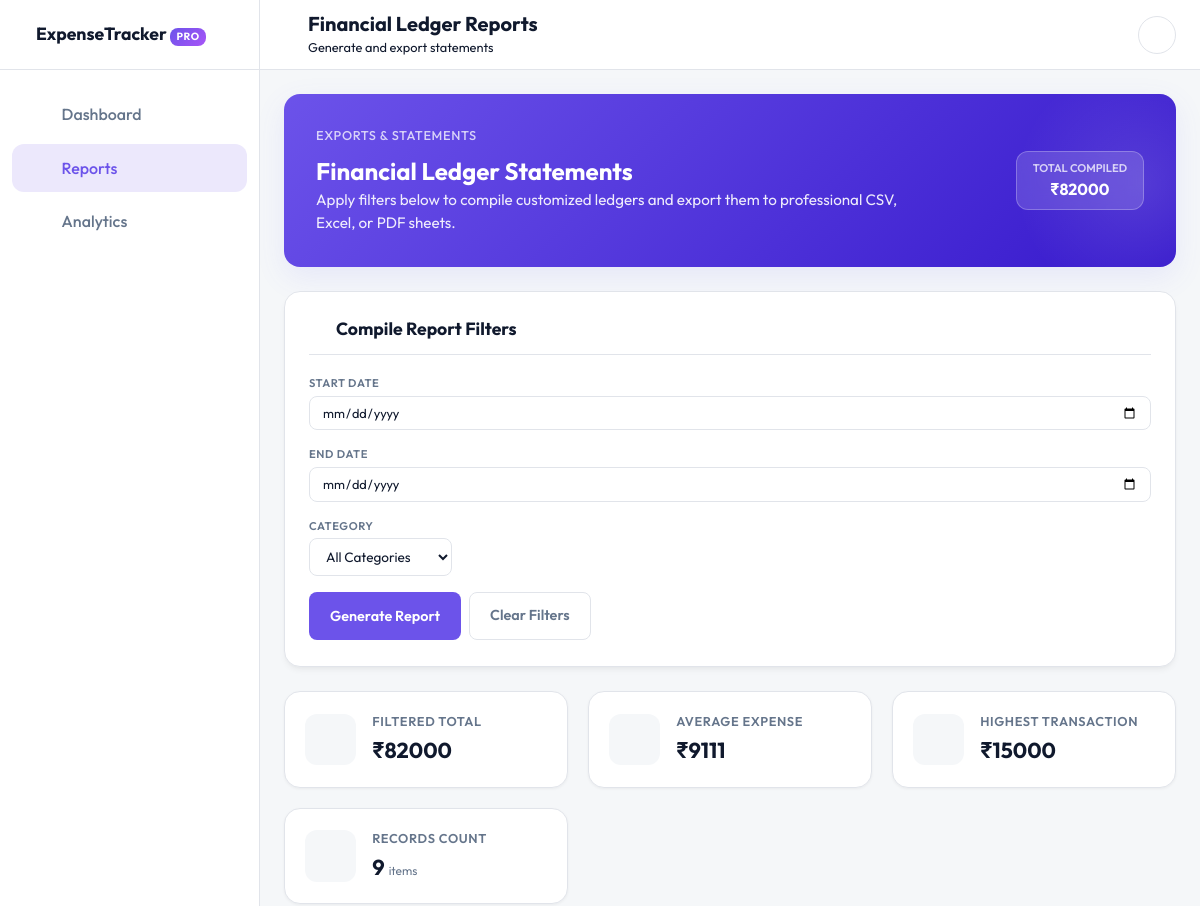
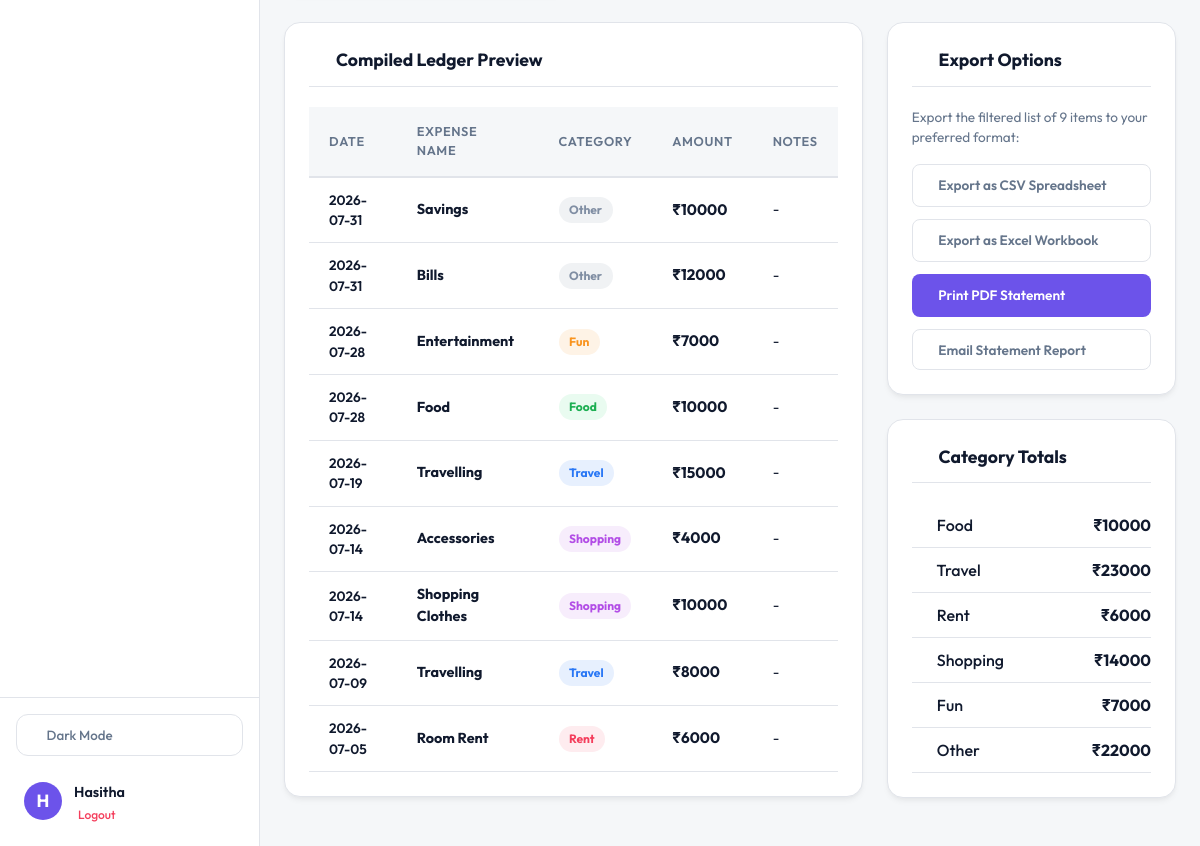
Screenshot of /reports (signed in) with the database file from the repository (2 pictures, top to bottom).
### app.py (models this page shows)
class Expense(db.Model):
    id = db.Column(
        db.Integer,
        primary_key=True
    )
    name = db.Column(
        db.String(100),
        nullable=False
    )
    amount = db.Column(
        db.Integer,
        nullable=False
    )
    category = db.Column(
        db.String(50),
        nullable=False
    )
    date = db.Column(
        db.String(10),
        nullable=True
    )
    notes = db.Column(
        db.String(255),
        nullable=True
    )
    user_id = db.Column(
        db.Integer,
        db.ForeignKey('user.id'),
        nullable=False
    )

### app.py (the view)
@app.route('/reports')
def reports():
    if 'user_id' not in session:
        return redirect('/login')
    start_date = request.args.get('start_date', '')
    end_date = request.args.get('end_date', '')
    category = request.args.get('category', 'all')
    expenses = get_filtered_expenses_query(session['user_id'], start_date, end_date, category).all()
    total = sum(e.amount for e in expenses)
    count = len(expenses)
    highest = max((e.amount for e in expenses), default=0)
    average = total // count if count > 0 else 0
    category_totals = {cat: 0 for cat in ["Food", "Travel", "Rent", "Shopping", "Fun", "Other"]}
    for e in expenses:
        if e.category in category_totals:
            category_totals[e.category] += e.amount
    return render_template(
        'reports.html',
        expenses=expenses,
        total=total,
        count=count,
        highest_expense=highest,
        average_expense=average,
        category_totals=category_totals,
        start_date=start_date,
        end_date=end_date,
        category=category
    )

### app.py (called while the page is built)
def get_filtered_expenses_query(user_id, start_date, end_date, category):
    query = Expense.query.filter_by(user_id=user_id)
    if category and category != 'all':
        query = query.filter_by(category=category)
    if start_date:
        query = query.filter(Expense.date >= start_date)
    if end_date:
        query = query.filter(Expense.date <= end_date)
    return query.order_by(Expense.date.desc(), Expense.id.desc())

### templates/reports.html (shortened to what this page needs)
<!DOCTYPE html>
<html lang="en">
<head>
    <link rel="stylesheet" href="{{ url_for('static', filename='style.css') }}">
</head>
<body class="app-shell">
    <div class="app-layout">
        <aside class="sidebar-nav" id="sidebarNav">
            <div class="sidebar-brand">
                <span class="brand-text">ExpenseTracker <span class="badge-pro">PRO</span></span>
            </div>
            <nav class="sidebar-menu">
                <ul>
                    <li>
                        <a href="/" onclick="showLoader()">
                            <i data-lucide="layout-dashboard"></i>
                            <span>Dashboard</span>
                        </a>
                    </li>
                    <li class="active">
                        <a href="/reports">
                            <i data-lucide="file-spreadsheet"></i>
                            <span>Reports</span>
                        </a>
                    </li>
                    <li>
                        <a href="/analytics" onclick="showLoader()">
                            <i data-lucide="trending-up"></i>
                            <span>Analytics</span>
                        </a>
                    </li>
                </ul>
            </nav>
            <div class="sidebar-footer">
                <button class="theme-toggle-btn-sidebar" onclick="toggleDarkMode()" aria-label="Toggle dark mode">
                    <span class="theme-text">Dark Mode</span>
                </button>
                <div class="sidebar-user">
                    <a href="/settings" class="sidebar-avatar-link" onclick="showLoader()" title="Profile Settings">
                        <div class="user-avatar">{{ session['username'][0].upper() }}</div>
                    </a>
                    <div class="user-info">
                        <a href="/settings" class="sidebar-username-link" onclick="showLoader()" title="Profile Settings">
                            <span class="username">{{ session['username'] }}</span>
                        </a>
                        <a href="/logout" class="logout-link" onclick="showLoader()"> Logout</a>
                    </div>
                </div>
            </div>
        </aside>
        <div class="main-workspace">
            <header class="workspace-header">
                <div class="header-left">
                    <button class="sidebar-toggle-btn" onclick="toggleSidebar()" aria-label="Toggle Navigation Sidebar">
                    </button>
                    <div class="header-titles">
                        <h1>Financial Ledger Reports</h1>
                        <p class="text-muted">Generate and export statements</p>
                    </div>
                </div>
                <div class="header-actions">
                    <div class="header-notifications-wrapper">
                        <button class="notifications-bell-btn" id="notifBellBtn" onclick="toggleNotificationsDropdown(event)" aria-label="Notifications Center">
                            <i data-lucide="bell"></i>
                        </button>
                    </div>
                </div>
            </header>
            <div class="workspace-content">
                <header class="welcome-card animate-fade-in">
                    <div class="welcome-info">
                        <p class="welcome-date">EXPORTS & STATEMENTS</p>
                        <h2 class="welcome-title-h2">Financial Ledger Statements</h2>
                        <p class="welcome-lead">Apply filters below to compile customized ledgers and export them to professional CSV, Excel, or PDF sheets.</p>
                    </div>
                    <div class="welcome-summary">
                        <div class="summary-pill">
                            <span class="pill-label">Total Compiled</span>
                            <span class="pill-value">₹{{ total }}</span>
                        </div>
                    </div>
                </header>
                <section class="panel-card reports-filter-panel animate-fade-in">
                    <div class="panel-header">
                        <h2><i data-lucide="sliders" class="header-icon-inline"></i> Compile Report Filters</h2>
                    </div>
                    <div class="panel-body">
                        <form action="/reports" method="GET" class="advanced-filters-bar reports-filter-form" onsubmit="showLoader()">
                            <div class="filter-item">
                                <label for="start_date">Start Date</label>
                                <input type="date" id="start_date" name="start_date" value="{{ start_date }}">
                            </div>
                            <div class="filter-item">
                                <label for="end_date">End Date</label>
                                <input type="date" id="end_date" name="end_date" value="{{ end_date }}">
                            </div>
                            <div class="filter-item">
                                <label for="category">Category</label>
                                <div class="select-wrapper">
                                    <select id="category" name="category">
                                        <option value="all" {% if category == 'all' %}selected{% endif %}>All Categories</option>
                                    </select>
                                </div>
                            </div>
                            <div class="reports-filter-buttons">
                                <button type="submit" class="btn btn-primary">Generate Report</button>
                                <a href="/reports" class="btn btn-outline" onclick="showLoader()">Clear Filters</a>
                            </div>
                        </form>
                    </div>
                </section>
                <section class="kpi-grid">
                    <div class="kpi-card spent animate-slide-up" style="--delay: 1;">
                        <div class="kpi-icon"></div>
                        <div class="kpi-details">
                            <h3>Filtered Total</h3>
                            <p class="kpi-value">₹{{ total }}</p>
                        </div>
                    </div>
                    <div class="kpi-card budget animate-slide-up" style="--delay: 2;">
                        <div class="kpi-icon"></div>
                        <div class="kpi-details">
                            <h3>Average Expense</h3>
                            <p class="kpi-value">₹{{ average_expense }}</p>
                        </div>
                    </div>
                    <div class="kpi-card remaining animate-slide-up" style="--delay: 3;">
                        <div class="kpi-icon"></div>
                        <div class="kpi-details">
                            <h3>Highest Transaction</h3>
                            <p class="kpi-value">₹{{ highest_expense }}</p>
                        </div>
                    </div>
                    <div class="kpi-card average animate-slide-up" style="--delay: 4;">
                        <div class="kpi-icon"></div>
                        <div class="kpi-details">
                            <h3>Records Count</h3>
                            <p class="kpi-value">{{ count }} <span class="kpi-subtext">items</span></p>
                        </div>
                    </div>
                </section>
                <div class="dashboard-split">
                    <main class="dashboard-main">
                        <section class="panel-card history-panel">
                            <div class="panel-header">
                                <h2><i data-lucide="file-text" class="header-icon-inline"></i> Compiled Ledger Preview</h2>
                            </div>
                            <div class="panel-body">
                                <div class="table-wrapper">
                                    <table class="modern-table">
                                        <thead>
                                            <tr>
                                                <th>Date</th>
                                                <th>Expense Name</th>
                                                <th>Category</th>
                                                <th>Amount</th>
                                                <th>Notes</th>
                                            </tr>
                                        </thead>
                                        <tbody>
                                            {% for expense in expenses %}
                                            <tr class="expense-row"
                                                data-name="{{ expense.name }}"
                                                data-category="{{ expense.category }}"
                                                data-date="{{ expense.date or '' }}"
                                                data-amount="{{ expense.amount }}">
                                                <td class="td-date">{{ expense.date or '-' }}</td>
                                                <td class="td-name"><strong>{{ expense.name }}</strong></td>
                                                <td>
                                                    <span class="badge badge-category badge-{{ expense.category.lower() }}">
                                                        {{ expense.category }}
                                                    </span>
                                                </td>
                                                <td class="td-amount">₹{{ expense.amount }}</td>
                                                <td class="td-notes">
                                                    {% if expense.notes %}
                                                    <span class="notes-preview" title="{{ expense.notes }}">
                                                        📝 <span class="notes-truncated">{{ expense.notes }}</span>
                                                    </span>
                                                    {% else %}
                                                    <span class="text-muted">-</span>
                                                    {% endif %}
                                                </td>
                                            </tr>
                                            {% else %}
                                            <tr class="no-records-row">
                                                <td colspan="5" class="text-center">No expenses match the selected filters.</td>
                                            </tr>
                                            {% endfor %}
                                        </tbody>
                                    </table>
                                </div>
                            </div>
                        </section>
                    </main>
                    <aside class="dashboard-sidebar">
                        <div class="panel-card form-panel">
                            <div class="panel-header">
                                <h2><i data-lucide="download" class="header-icon-inline"></i> Export Options</h2>
                            </div>
                            <div class="panel-body">
                                <div class="export-actions-list">
                                    <p class="export-description">Export the filtered list of {{ count }} items to your preferred format:</p>
                                    <a href="/reports/export/csv?start_date={{ start_date }}&end_date={{ end_date }}&category={{ category }}" class="btn btn-outline btn-block export-btn-link">
                                         Export as CSV Spreadsheet
                                    </a>
                                    <a href="/reports/export/excel?start_date={{ start_date }}&end_date={{ end_date }}&category={{ category }}" class="btn btn-outline btn-block export-btn-link">
                                         Export as Excel Workbook
                                    </a>
                                    <a href="/reports/print?start_date={{ start_date }}&end_date={{ end_date }}&category={{ category }}" target="_blank" class="btn btn-primary btn-block export-btn-link">
                                         Print PDF Statement
                                    </a>
                                    <button onclick="ajaxEmailStatement()" class="btn btn-outline btn-block export-btn-link cursor-pointer" style="text-align: left; justify-content: flex-start; padding: 0.65rem 1rem;">
                                         Email Statement Report
                                    </button>
                                </div>
                            </div>
                        </div>
                        <div class="panel-card form-panel">
                            <div class="panel-header">
                                <h2><i data-lucide="pie-chart" class="header-icon-inline"></i> Category Totals</h2>
                            </div>
                            <div class="panel-body">
                                <ul class="summary-list reports-summary-list">
                                    <li><span><i data-lucide="chef-hat" class="sidebar-icon-inline"></i> Food</span> <strong>₹{{ category_totals['Food'] }}</strong></li>
                                    <li><span><i data-lucide="car" class="sidebar-icon-inline"></i> Travel</span> <strong>₹{{ category_totals['Travel'] }}</strong></li>
                                    <li><span><i data-lucide="home" class="sidebar-icon-inline"></i> Rent</span> <strong>₹{{ category_totals['Rent'] }}</strong></li>
                                    <li><span><i data-lucide="shopping-bag" class="sidebar-icon-inline"></i> Shopping</span> <strong>₹{{ category_totals['Shopping'] }}</strong></li>
                                    <li><span><i data-lucide="party-popper" class="sidebar-icon-inline"></i> Fun</span> <strong>₹{{ category_totals['Fun'] }}</strong></li>
                                    <li><span><i data-lucide="layers" class="sidebar-icon-inline"></i> Other</span> <strong>₹{{ category_totals['Other'] }}</strong></li>
                                </ul>
                            </div>
                        </div>
                    </aside>
                </div>
            </div>
        </div>
    </div>
</body>
</html>

### rows the page displays
Expense: amount "15000", date "2026-07-19", name "Travelling", category "Travel"
Expense: date "2026-07-31", name "Savings", category "Other", amount "10000"
Expense: date "2026-07-31", name "Bills", category "Other", amount "12000"
Expense: date "2026-07-28", name "Entertainment", category "Fun", amount "7000"
Expense: date "2026-07-28", name "Food", category "Food", amount "10000"
Expense: date "2026-07-14", name "Accessories", category "Shopping", amount "4000"
Expense: date "2026-07-14", name "Shopping Clothes", category "Shopping", amount "10000"
Expense: date "2026-07-09", name "Travelling", category "Travel", amount "8000"
Expense: date "2026-07-05", name "Room Rent", category "Rent", amount "6000"

### other values shown
{{ session['username'][0].upper() }} "H"
{{ session['username'] }} "Hasitha"
{{ total }} "82000"
{{ average_expense }} "9111"
{{ count }} "9"
{{ category_totals['Food'] }} "10000"
{{ category_totals['Travel'] }} "23000"
{{ category_totals['Rent'] }} "6000"
{{ category_totals['Shopping'] }} "14000"
{{ category_totals['Fun'] }} "7000"
{{ category_totals['Other'] }} "22000"
